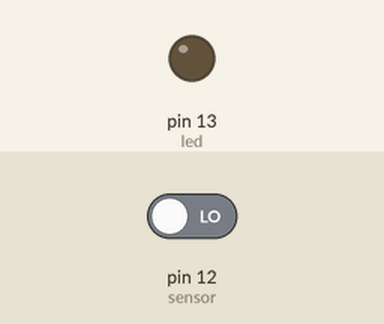
Simulated run of this sketch. Board: Arduino Uno, built with avr-gcc and run on an emulated ATmega328P. Parts: output pins drawn as LEDs (lit = HIGH). The inputs (shaded band) are chosen by the test bench; at power-on: pin 12 (sensor) LOW.

Above: at 1.2 s.
1.3 s: pin 12 (sensor) driven HIGH
At 1.9 s:
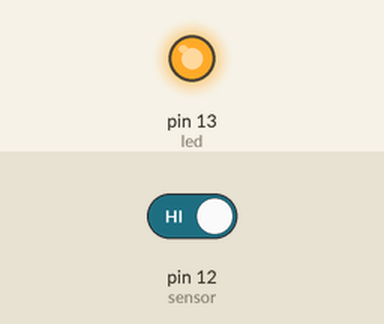
2.8 s: pin 12 (sensor) driven LOW
At 3.1 s:
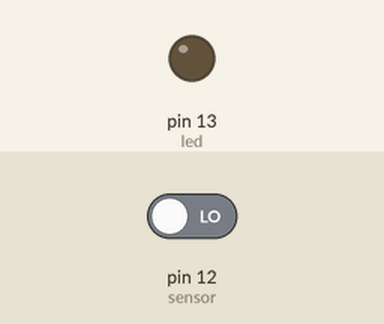
Timing chart, 0 to 5.8 s (numbered marks = the images above; inputs shaded):
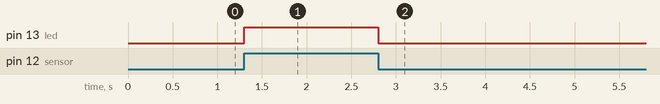

The sketch:

pirSensor.ino
```cpp
/*
PIR Sensor - Total 3 Pins
        PIR - Board
        Vcc - Vcc
        Out - 13
        GND - GND

*/

int led = 13;
int sensor = 12;

void setup()
{
    pinMode(sensor, INPUT);
    pinMode(led, OUTPUT);
}
void loop()
{
    int val = digitalRead(sensor);
    if (val == HIGH)
    {
        digitalWrite(led, HIGH);
    }
    else
    {
        digitalWrite(led, LOW);
    }
}
```

Measured:
- after the input at 1.3 s, pin 13 (led): LOW → HIGH at once
- after the input at 2.8 s, pin 13 (led): HIGH → LOW at once
